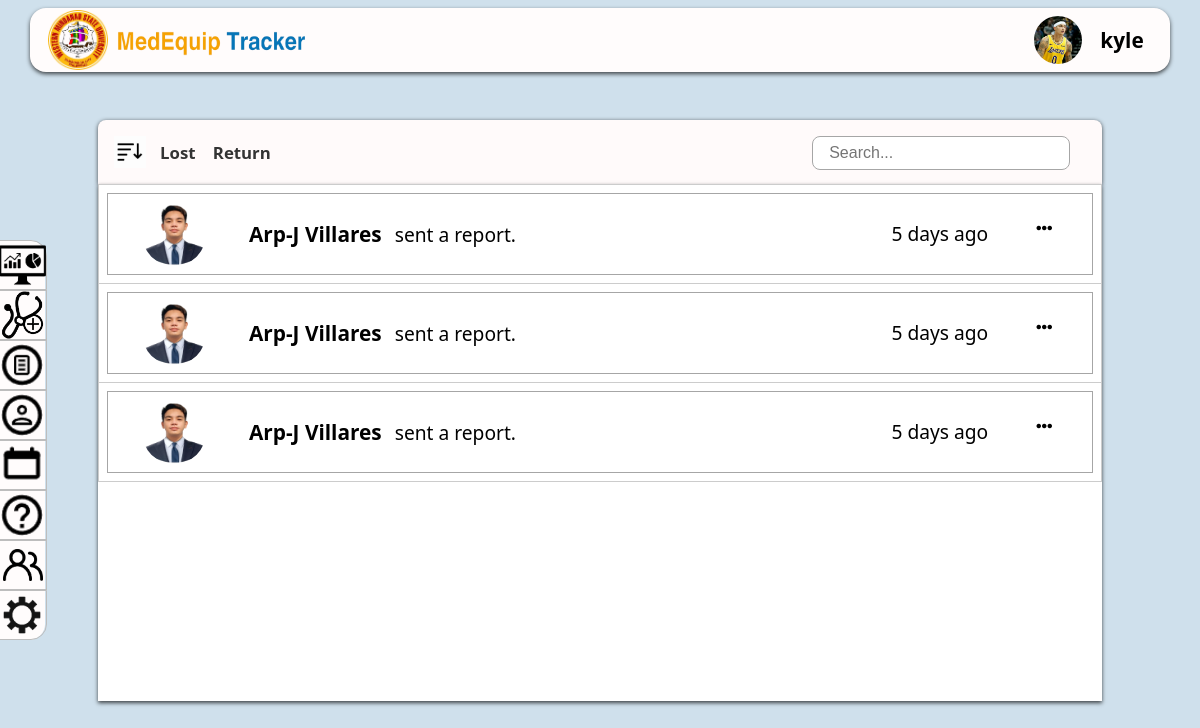
Before: /admin panel/reportList.php?id=1 (signed in) with the older database file.
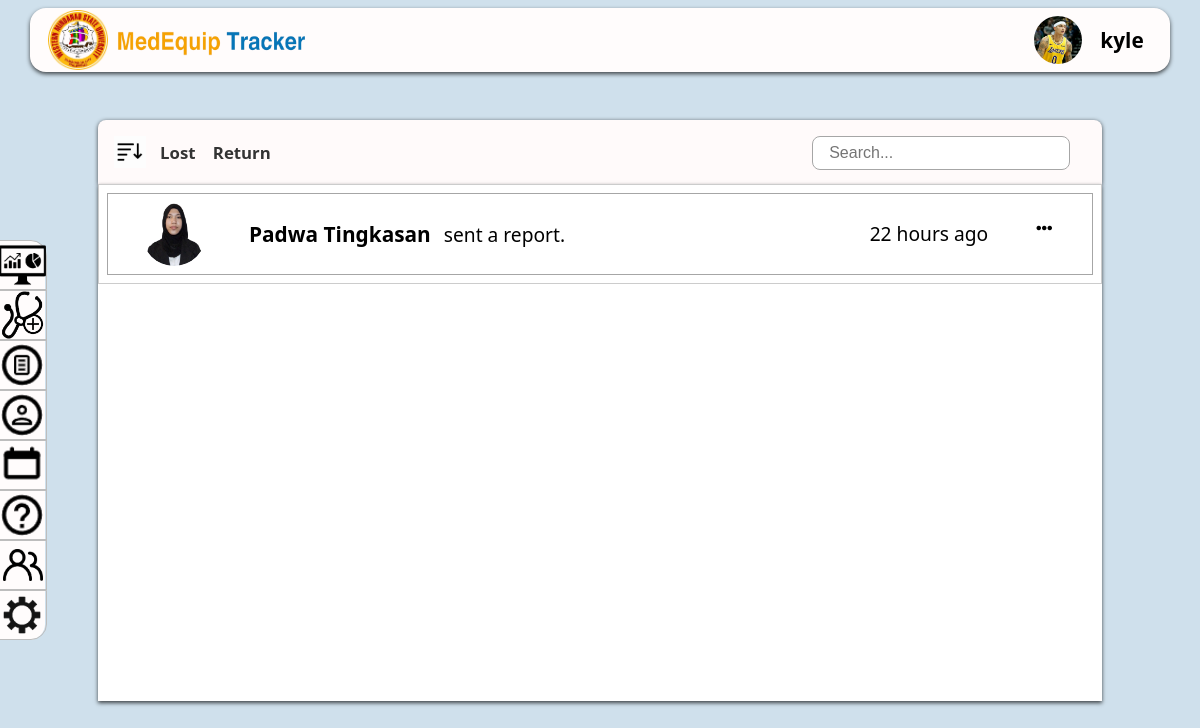
After: the same page with the newer database file.
### tables this page shows
CREATE TABLE `users` (
  `id` int(11) NOT NULL,
  `fullname` varchar(255) NOT NULL,
  `email` varchar(255) NOT NULL,
  `password` varchar(255) NOT NULL,
  `role` enum('admin','user','anonymous') NOT NULL DEFAULT 'anonymous',
  `contact` varchar(15) DEFAULT NULL,
  `department` varchar(255) DEFAULT NULL,
  `profile_img` varchar(255) DEFAULT NULL,
  `username` varchar(255) DEFAULT NULL,
  `gender` varchar(10) DEFAULT NULL,
  `address` varchar(100) DEFAULT NULL
);

CREATE TABLE `unit_report` (
  `report_ID` int(11) NOT NULL,
  `equipment_ID` int(11) DEFAULT NULL,
  `user_ID` int(11) DEFAULT NULL,
  `unit_ID` varchar(50) DEFAULT NULL,
  `unit_handler` varchar(255) DEFAULT NULL,
  `report_issue` varchar(255) DEFAULT NULL,
  `problem_desc` text DEFAULT NULL,
  `timestamp` timestamp NOT NULL DEFAULT current_timestamp(),
  `status` varchar(255) NOT NULL DEFAULT 'You have sent a report.'
);

### functions/header.php (called while the page is built)
<?php
include_once "../dbConfig/dbconnect.php";
$userID = isset($_GET['id']) ? $_GET['id'] : null;
function getUserInfo($conn, $userID) {
    $sql = "SELECT * FROM users WHERE id = '$userID'";
    $result = $conn->query($sql);
    if ($result && $result->num_rows > 0) {
        return $result->fetch_assoc();
    } else {
        return null;
    }
}
$userInfo = getUserInfo($conn, $userID);
?>

### admin panel/reportList.php (the view, shortened to what this page needs)
<?php
include_once '../dbConfig/dbconnect.php';
include_once '../functions/header.php';
?>
<!DOCTYPE html>
<html lang="en">
<head>
    <link rel="stylesheet" href="https://cdnjs.cloudflare.com/ajax/libs/font-awesome/5.15.3/css/all.min.css">
    <link rel="stylesheet" href="../assets/css/index.css">
    <link rel="stylesheet" href="../assets/css/reportList.css">
    <link rel="stylesheet" href="../assets/css/sidebarShow.css">
</head>
<body style="overflow: hidden;">
    <div class="container1">
        <div class="headerContainer">
            <div class="subHeaderContainer">
                <div class="imageContainer">
                    <div class="subImageContainer">
                        <img class="image" src="../assets/img/medLogo.png" alt="">
                    </div>
                    <div class="nameContainer">
                        <img src="../assets/img/system-name.png" alt="">
                    </div>
                </div>
                <div class="profileContainer">
                    <div class="subProfileContainer" id="profileContainer">
                        <?php
                            if (!empty($userInfo['profile_img'])) {
                                echo '<img class="headerImg" src="../uploads/' . $userInfo['profile_img'] . '" alt="Profile Image">';
                            } else {
                                echo '<img class="headerImg" src="../assets/img/person-circle.png" alt="Mountain Placeholder">';
                            }
                        ?>
                        </div>
                        <div class="subProfileContainer">
                            <p class="adminName"><?php echo $userInfo['username'] ?? ''; ?></p>
                        </div>
                    </div>
                </div>
            <?php include('sidebar.php'); ?>
        </div>
        <div class="container" id="reportCotainer">
           <div class="filterContainer" style="height: 4rem;">
                <div class="subFilterContainer">
                    <div class="sortContainer">
                        <img class="sort" src="../assets/img/th (2).jpg" alt="">
                    </div>
                    <div class="filter" onclick="changeColor(this)">
                        <p class="year">Lost</p>
                    </div>
                    <div class="filter" onclick="changeColor(this)">
                        <p class="year">Return</p>
                    </div>
                    <div class="searchCon">
                        <input class="search" type="text" id="searchInput" placeholder="Search..." oninput="liveSearch()">
                    </div>
                </div>
           </div>
           <div class="tableContainer" style="background-color: #fff;">
                <table>
                    <tbody>
                        <tr>
                        <?php
                            include_once '../dbConfig/dbconnect.php';
                            include_once '../functions/header.php';
                            $query = "SELECT report_ID, timestamp, user_ID FROM unit_report ORDER BY timestamp DESC";
                            $result = mysqli_query($conn, $query);
                            $prevTimestamp = null;
                            $userID = null;
                            while ($row = mysqli_fetch_assoc($result)) {
                                $report_ID = $row['report_ID'];
                                $timestamp = strtotime($row['timestamp']);
                                $currentUserID = $row['user_ID'];
                                $userQuery = "SELECT fullname, profile_img FROM users WHERE id = '$currentUserID'";
                                $userResult = mysqli_query($conn, $userQuery);
                                $userData = mysqli_fetch_assoc($userResult);
                                $fullName = $userData['fullname'];
                                $image = $userData['profile_img'];
                                $timeDiff = time() - $timestamp;
                                $intervals = array(
                                    31536000 => 'year',
                                    2592000 => 'month',
                                    604800 => 'week',
                                    86400 => 'day',
                                    3600 => 'hour',
                                    60 => 'minute',
                                    1 => 'second'
                                );
                                $timeAgo = '';
                                foreach ($intervals as $secs => $str) {
                                    $d = $timeDiff / $secs;
                                    if ($d >= 1) {
                                        $r = round($d);
                                        $timeAgo = $r . ' ' . $str . ($r > 1 ? 's' : '') . ' ago';
                                        break;
                                    }
                                }
                                if ($timestamp != $prevTimestamp) {
                                    if ($prevTimestamp !== null) {
                                        echo "</a></div></td></tr>";
                                    }
                                    echo "<tr><td><div class='list'  onclick='changeColor(this)'  data-id='{$report_ID}'>";
                                    echo "<div class='sender-img'>
                                            <img src='../uploads/" . ($image ? $image : 'placeholder.jpg') . "' alt='Profile Image'>
                                        </div>
                                        <div class='label' style='display: flex;'>
                                        <a href='approveReport.php?report_ID={$report_ID}&user_ID={$currentUserID}&timestamp={$timestamp}&id={$userID}'>
                                            <p class='left-text'><span>$fullName</span> sent a report.</p>
                                        </a>
                                            <div class='right-text'>
                                                <p class='time'>$timeAgo</p>
                                                <i class='fas fa-ellipsis-h'></i>
                                            </div>
                                        </div>";
                                    $userID = $currentUserID;
                                    $prevTimestamp = $timestamp;
                                }
                            }
                            if ($prevTimestamp !== null) {
                                echo "</a></div></td></tr>";
                            }
                        ?>
                        </tr>
                    </tbody>
                </table>
           </div>
        </div>
    </div>
</body>
</html>

### admin panel/sidebar.php (shortened to what this page needs)
<div class='sideNavBarContainer'>
    <div class='sideNavBar1'>
        <div class="image2">
            <img class="image3" src="../assets/img/dashboard.png" alt="">
        </div>
    </div>
    <div class='sideNavBar'>
        <div class="image2">
            <img class="image5" src="../assets/img/plus-circle.png" alt="">
        </div>
    </div>
    <div class='sideNavBar'>
        <div class="image2">
            <img class="image3" src="../assets/img/file-text-circle.png" alt="">
        </div>
    </div>
    <div class='sideNavBar'>
        <div class="image2">
            <img class="image3" src="../assets/img/person-circle.png" alt="">
        </div>
    </div>
    <div class='sideNavBar'>
        <div class="image2">
            <img class="image3" src="../assets/img/calendar.png" alt="">
        </div>
    </div>
    <div class='sideNavBar'>
        <div class="image2">
            <img class="image3" src="../assets/img/question-circle (2).png" alt="">
        </div>
    </div>
    <div class='sideNavBar'>
        <div class="image2">
            <img class="image4" src="../assets/img/about-us-icon-3.jpg" alt=""  style="width: 2.5rem; height:2rem;">
        </div>
    </div>
    <div class='sideNavBar2'>
        <div class="image2">
            <img class="image3" src="../assets/img/vector-settings-icon-removebg-preview.png" alt="">
        </div>
    </div>
</div>

### assets/css/reportList.css (style rules this page uses)
.searchCon { margin-left: auto; margin-right: 2rem; margin-top: 1rem; align-items: center; justify-items: center; }
.searchCon #searchInput { height: 2rem; width: 15rem; border-radius: 0.5rem; font-size: 1rem; border: none; border: 1px solid #a6a6a6; padding-left: 1rem; }
.sortContainer { margin-left: 1rem; }
#reportCotainer { margin: 1.5rem auto; width: 90%; }
.list { background-color: rgb(255, 255, 255); height: 5rem; border: 1px solid #a6a6a6; display: flex; align-items: center; cursor: pointer; }
.list .sender-img { width: 5rem; height: 5rem; margin-left: 2rem; display: flex; align-items: center; justify-content: center; margin-right: 2rem; }
.sender-img img { width: 4rem; height: 4rem; border-radius: 5rem; }
.label { display: flex; align-items: center; justify-content: space-between; width: 100%; }
.label span { font-size: 1.3rem; font-weight: bold; margin-right: 0.5rem; }
.right-text { display: flex; }
.label p { font-size: 1.2rem; }
.time { align-self: flex-end; text-align: end; margin-right: 3rem; font: 1.5rem; }
i { margin-right: 2.5rem; font-size: 1rem; cursor: pointer; }

### assets/css/sidebarShow.css (style rules this page uses)
a { text-decoration: none; color: #000; }
a p { margin-left: 0.5rem; }

Changed rows visible on the page:
removed unit_report: user_ID.profile_img (picture), user_ID.fullname "Arp-J Villares", timestamp "5 days ago"
removed unit_report: user_ID.profile_img (picture), user_ID.fullname "Arp-J Villares", timestamp "5 days ago"
changed unit_report: user_ID.profile_img: a different picture; user_ID.fullname "Arp-J Villares" → "Padwa Tingkasan"; timestamp "5 days ago" → "22 hours ago"
